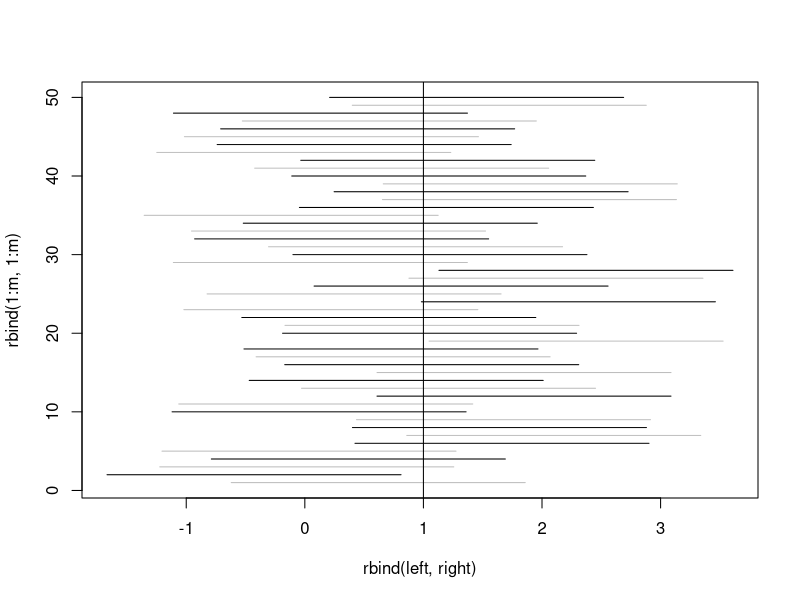

The R script that drew this image:
##############
# Exercise 6.2

m <- 50
n <- 10
mu <- 1
sigma <- 2
alpha <- 0.05 # 1-aplha is confidence, which is 95

# Get 50 samples of size 10
randMatrix <- matrix(rnorm(m*n, mu, sigma), nrow = m)

# Construct mean for each sample
vectorWithMeans <- apply(randMatrix, 1, mean)

# We look in the tutorial for the formula
left <- vectorWithMeans - qnorm(1-alpha/2)*sigma/sqrt(n)
right <- vectorWithMeans + qnorm(1-alpha/2)*sigma/sqrt(n)

# We count
sum(left < mu & mu < right) / m

# Visualisation of the result
matplot(rbind(left, right), rbind(1:m, 1:m), type="l", lty=1, col = c("grey", "black"))
abline(v = 1)


##############
# Exercise 6.7

p <- 3/12
n <- 12
alpha <- 0.05

# Formula from tutorial
intervalHeads <- c(p - qnorm(1-alpha/2)*sqrt(p*(1-p)/n), p + qnorm(1-alpha/2)*sqrt(p*(1-p)/n))

# Probability of a fair dice
1/6

# We cannot say that the dice is unfair since its probability interval encapsulates the probability of a fair one. If 1/6 was out of that interval, it would be unfair.


##############
# Exercise 6.5

alpha <- 0.05
melt <- c(330.0, 322.0, 345.0, 328.6, 331.0, 342.0,
          342.4, 340.4, 329.7, 334.0, 326.5, 325.8,
          337.5, 327.3, 322.6, 341.0, 340.0, 333.0)

mean1 <- mean(melt)
sd1 <- sd(melt)
n <- length(melt)

# From the formula for estimating mean
intervalHeads <- c(mean1 - qt(1-alpha/2, n-1)*sd1/sqrt(n), mean1 + qt(1-alpha/2, n-1)*sd1/sqrt(n))

# We check the values that we got
t.test(melt, conf.level = (1-alpha), alternative = "two.sided")

# We use the formula from the tutorial
interval2Heads <- sqrt(c((n-1)*sd1^2/qchisq(1-alpha/2, n-1), (n-1)*sd1^2/qchisq(alpha/2, n-1)))

# Since we want on the right side 5% out of the interval, we take 1-alpha with alpha = 0.01 since we need 99%
alpha <- 0.01
oneSideIntervalHeadsLeft <- c(-Inf, mean1 + qt(1-alpha, n-1)*sd1/sqrt(n))
oneSideIntervalHeadsRight <- c(mean1 - qt(1-alpha, n-1)*sd1/sqrt(n), Inf)

# We check the values that we got
t.test(melt, conf.level = (1-alpha), alternative = "less")
t.test(melt, conf.level = (1-alpha), alternative = "greater")


###############
# Exercise 6.22


families <- c(rep(0.2, 25),rep(0.6, 50),rep(1.02, 40),rep(1.4, 35),rep(1.8, 30))
alpha <- 0.1

mean1 <- mean(families)
sd1 <- sd(families)
n <- length(families)

# Use Model 3 formula for large n
intervalHeadsMean <- c(mean1 - qnorm(1-alpha/2)*sd1/sqrt(n), mean1 + qnorm(1-alpha/2)*sd1/sqrt(n))
intervalHeadsSigma <- c(2*(n-1)*sd1^2/((sqrt(2*n - 3) + qnorm(0.95))^2), 2*(n-1)*sd1^2/((sqrt(2*n - 3) - qnorm(0.95))^2))


###############
# Exercise 6.21 similar to 6.7

p <- 2/100
n <- 200
alpha <- 0.01

# Formula from tutorial
intervalHeads <- c(p - qnorm(1-alpha/2)*sqrt(p*(1-p)/n), p + qnorm(1-alpha/2)*sqrt(p*(1-p)/n))